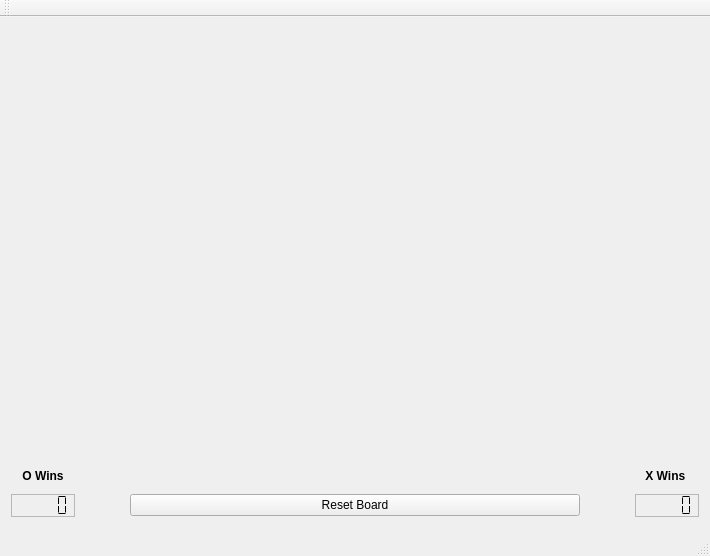
<?xml version="1.0" encoding="UTF-8"?>
<ui version="4.0">
 <class>MainWindow</class>
 <widget class="QMainWindow" name="MainWindow">
  <property name="geometry">
   <rect>
    <x>0</x>
    <y>0</y>
    <width>710</width>
    <height>556</height>
   </rect>
  </property>
  <property name="minimumSize">
   <size>
    <width>710</width>
    <height>550</height>
   </size>
  </property>
  <property name="maximumSize">
   <size>
    <width>710</width>
    <height>556</height>
   </size>
  </property>
  <property name="windowTitle">
   <string>Tic-Tac-Toe</string>
  </property>
  <widget class="QWidget" name="centralWidget">
   <layout class="QGridLayout" name="gridLayout">
    <item row="0" column="4">
     <spacer name="horizontalSpacer_2">
      <property name="orientation">
       <enum>Qt::Horizontal</enum>
      </property>
      <property name="sizeHint" stdset="0">
       <size>
        <width>40</width>
        <height>20</height>
       </size>
      </property>
     </spacer>
    </item>
    <item row="0" column="1">
     <spacer name="horizontalSpacer">
      <property name="orientation">
       <enum>Qt::Horizontal</enum>
      </property>
      <property name="sizeHint" stdset="0">
       <size>
        <width>40</width>
        <height>20</height>
       </size>
      </property>
     </spacer>
    </item>
    <item row="0" column="6">
     <widget class="QLabel" name="winsX_label">
      <property name="text">
       <string>&lt;b&gt;X Wins &lt;b&gt;</string>
      </property>
      <property name="alignment">
       <set>Qt::AlignBottom|Qt::AlignHCenter</set>
      </property>
     </widget>
    </item>
    <item row="0" column="0">
     <widget class="QLabel" name="winsO_label">
      <property name="text">
       <string>&lt;b&gt;O Wins&lt;b&gt;</string>
      </property>
      <property name="alignment">
       <set>Qt::AlignBottom|Qt::AlignHCenter</set>
      </property>
     </widget>
    </item>
    <item row="1" column="3">
     <widget class="QPushButton" name="resetBoard">
      <property name="text">
       <string>Reset Board</string>
      </property>
     </widget>
    </item>
    <item row="1" column="6">
     <widget class="QLCDNumber" name="XWins_LCD">
      <property name="autoFillBackground">
       <bool>false</bool>
      </property>
      <property name="styleSheet">
       <string notr="true"/>
      </property>
      <property name="frameShape">
       <enum>QFrame::StyledPanel</enum>
      </property>
      <property name="frameShadow">
       <enum>QFrame::Raised</enum>
      </property>
      <property name="lineWidth">
       <number>1</number>
      </property>
      <property name="segmentStyle">
       <enum>QLCDNumber::Flat</enum>
      </property>
     </widget>
    </item>
    <item row="0" column="3">
     <widget class="GLWidget" name="TicTacToeWidget" native="true">
      <property name="minimumSize">
       <size>
        <width>450</width>
        <height>450</height>
       </size>
      </property>
      <property name="maximumSize">
       <size>
        <width>450</width>
        <height>450</height>
       </size>
      </property>
     </widget>
    </item>
    <item row="1" column="0" alignment="Qt::AlignHCenter">
     <widget class="QLCDNumber" name="OWins_LCD">
      <property name="layoutDirection">
       <enum>Qt::LeftToRight</enum>
      </property>
      <property name="autoFillBackground">
       <bool>false</bool>
      </property>
      <property name="styleSheet">
       <string notr="true"/>
      </property>
      <property name="frameShape">
       <enum>QFrame::StyledPanel</enum>
      </property>
      <property name="digitCount">
       <number>5</number>
      </property>
      <property name="mode">
       <enum>QLCDNumber::Dec</enum>
      </property>
      <property name="segmentStyle">
       <enum>QLCDNumber::Flat</enum>
      </property>
     </widget>
    </item>
   </layout>
  </widget>
  <widget class="QMenuBar" name="menuBar">
   <property name="geometry">
    <rect>
     <x>0</x>
     <y>0</y>
     <width>710</width>
     <height>20</height>
    </rect>
   </property>
  </widget>
  <widget class="QToolBar" name="mainToolBar">
   <attribute name="toolBarArea">
    <enum>TopToolBarArea</enum>
   </attribute>
   <attribute name="toolBarBreak">
    <bool>false</bool>
   </attribute>
  </widget>
  <widget class="QStatusBar" name="StatusBar"/>
 </widget>
 <layoutdefault spacing="6" margin="11"/>
 <customwidgets>
  <customwidget>
   <class>GLWidget</class>
   <extends>QWidget</extends>
   <header>glwidget.h</header>
   <container>1</container>
   <slots>
    <signal>RaiseValue()</signal>
    <slot>ifWin()</slot>
   </slots>
  </customwidget>
 </customwidgets>
 <tabstops>
  <tabstop>resetBoard</tabstop>
 </tabstops>
 <resources/>
 <connections/>
</ui>
